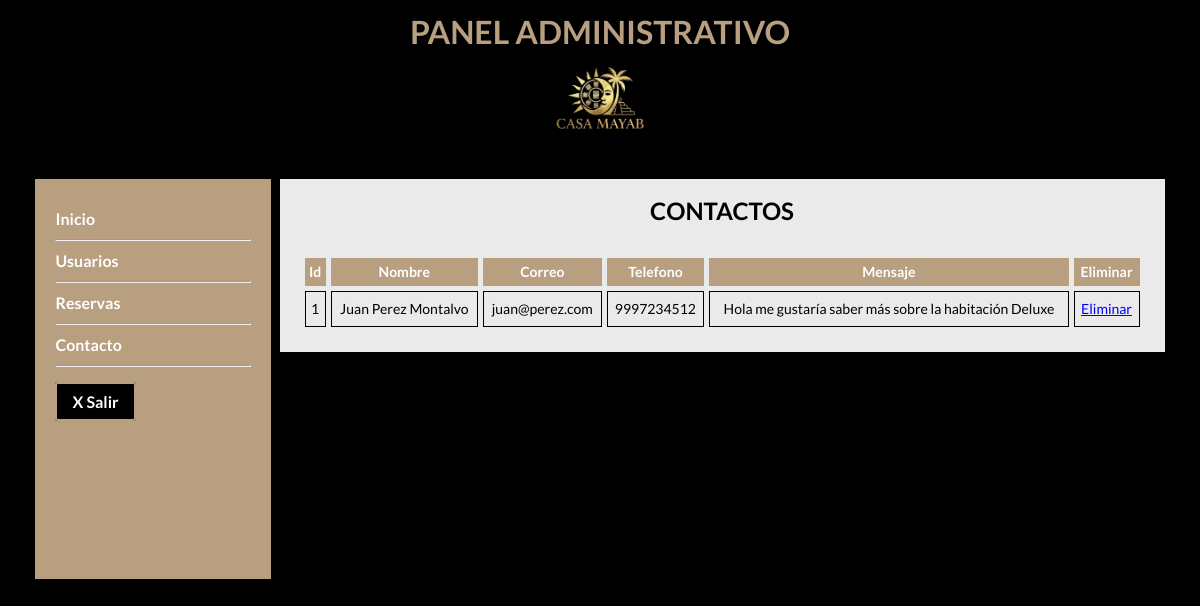
/admin/Contactos.php (signed in), run on the app's committed database.
### tables this page shows
CREATE TABLE `mensajes` (
  `id` int(3) NOT NULL,
  `nombre` varchar(100) DEFAULT NULL,
  `correo` varchar(100) DEFAULT NULL,
  `telefono` varchar(20) DEFAULT NULL,
  `mensaje` text DEFAULT NULL
);

### admin/Contactos.php (the view, shortened to what this page needs)
<!DOCTYPE html>
<html lang="en">
<head>
  <link rel="stylesheet" href="../estilos.css">
</head>
<body>
  <?php
  include("estructuraPanel.php")?>
    <div class="contenedorSecundario">
    <h2>CONTACTOS</h2>
      <div class="contenedorTabla">
      <table>
      <tr>
      <th>Id</th>
      <th>Nombre</th>
      <th>Correo</th>
      <th>Telefono</th>
      <th>Mensaje</th>
      <th>Eliminar</th>
      </tr>
      <?php
      require 'conexion.php';
      $datos = "SELECT * FROM mensajes ORDER BY id ASC";
      $resultado = mysqli_query($conectar, $datos);
      while ($fila = mysqli_fetch_assoc($resultado)) {
      ?>
      <tr>
      <td><?php echo $fila["id"]?></td>
      <td><?php echo $fila["nombre"]?></td>
      <td><?php echo $fila["correo"]?></td>
      <td><?php echo $fila["telefono"]?></td>
      <td><?php echo $fila["mensaje"]?></td>
      <td><a href="#" onClick="validar('eliminarMensajes.php?id=<?php echo $fila["id"] ; ?>')">Eliminar</a></td>
      </tr>
      <?php
      }
      ?>
    </table>
    </div>
    </div>
  </div>
</body>
</html>

### estilos.css (style rules this page uses)
* { box-sizing:border-box; margin: 0; padding: 0; }
body { font-family: 'Lato'; font-size: 16px; line-height: 24px; color:#333; background-color: black; }
.contenedorSecundario { width: 75%; display: inline-block; vertical-align: top; background-color: #EAEAEA; padding: 20px; color: black; }
.contenedorTabla table { margin: auto; width: 100%; border-spacing: 5px; font-size: 14px; margin-top: 30px; }
.contenedorTabla th, td { padding: 5px; text-align: center; border: 1px black solid; }
.contenedorTabla a { color: blue; text-decoration: underline; }
.contenedorTabla th { background-color: #B89F80; color: white; font-weight: bold; border: none; padding: 2px; }

### data on the page
mensajes: id "1", nombre "Juan Perez Montalvo", correo "juan@perez.com", telefono "9997234512", mensaje "Hola me gustaría saber más sobre la habitación Deluxe"
